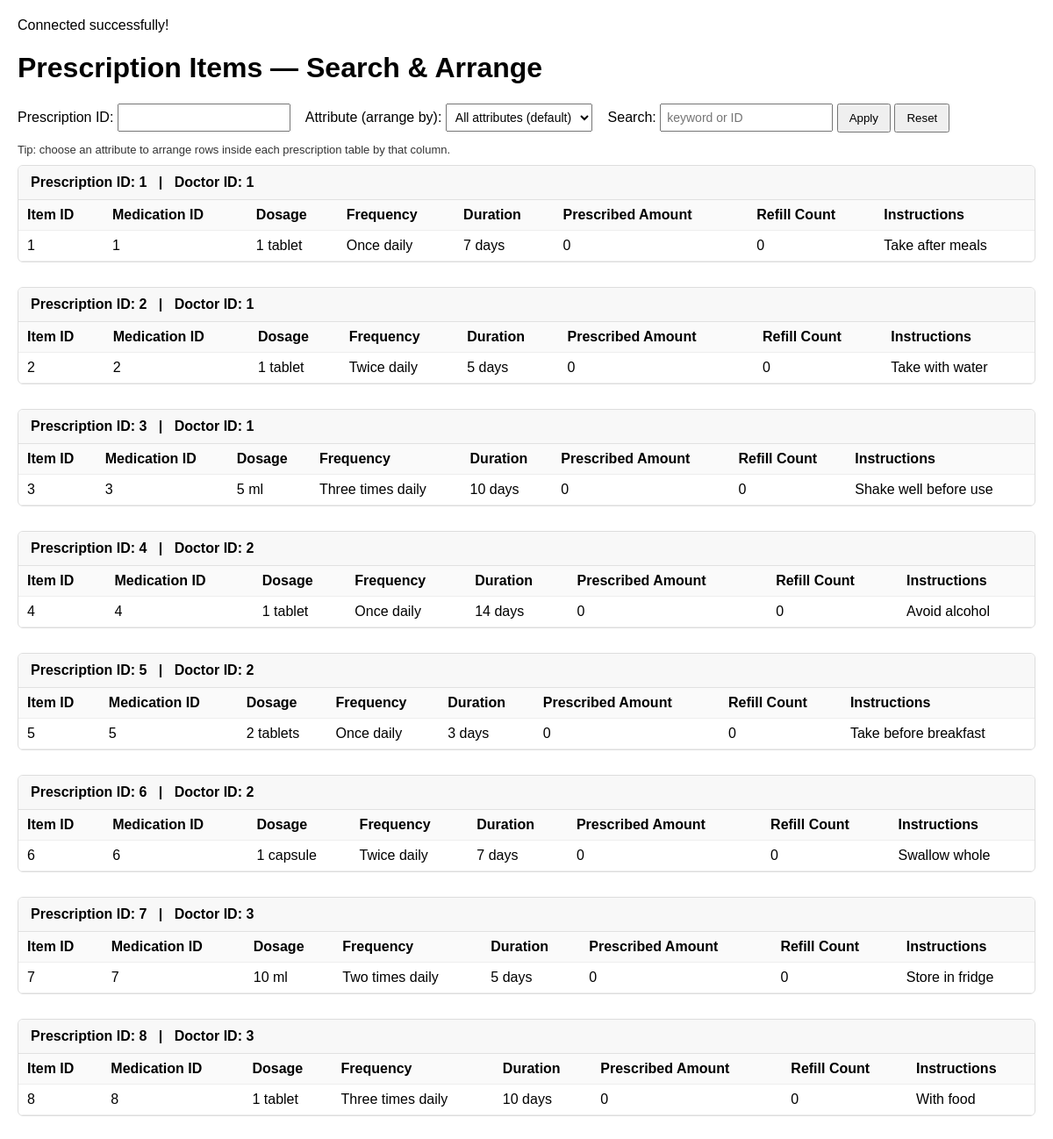
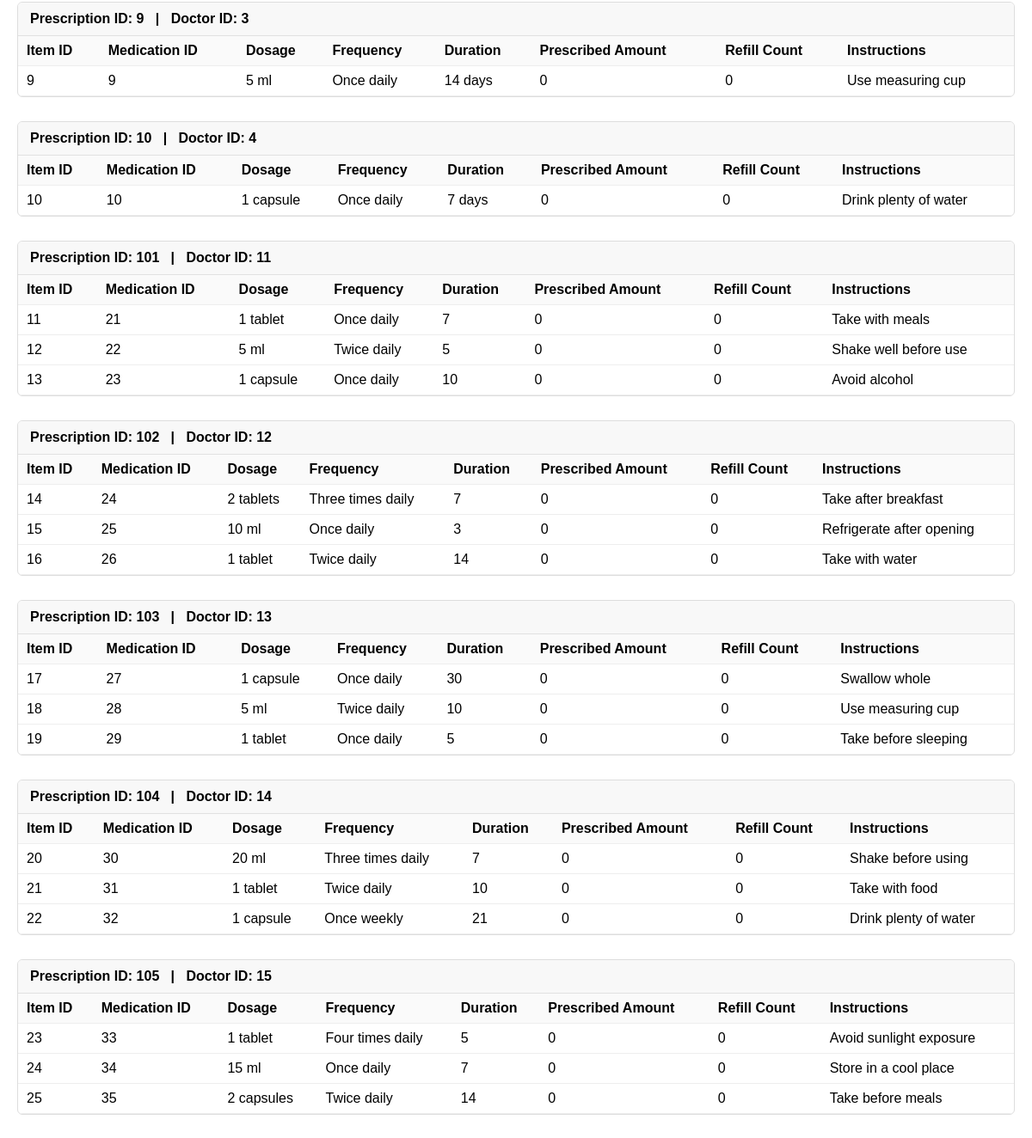
Screenshot of /patient/temp.php with the database file from the repository (2 pictures, top to bottom).
### tables this page shows
CREATE TABLE `prescriptionitem` (
  `doctorID` int(11) NOT NULL,
  `prescriptionItemID` int(11) NOT NULL,
  `prescriptionID` int(11) NOT NULL,
  `medicationID` int(11) NOT NULL,
  `dosage` text NOT NULL,
  `frequency` text NOT NULL,
  `duration` text NOT NULL,
  `prescribed_amount` int(11) NOT NULL,
  `refill_count` int(11) NOT NULL,
  `instructions` text NOT NULL
);

### patient/temp.php (the view, shortened to what this page needs)
<?php
require_once __DIR__ . '/../includes/db_connect.php';
$prescriptionID = null;
if ($_SERVER['REQUEST_METHOD'] === 'POST') {
    $prescriptionID = isset($_POST['prescriptionID']) && $_POST['prescriptionID'] !== '' ? intval($_POST['prescriptionID']) : null;
    $q = isset($_POST['q']) ? trim($_POST['q']) : '';
    $attr = isset($_POST['attr']) ? $_POST['attr'] : 'all';
} else {
    $prescriptionID = isset($_GET['prescriptionID']) && $_GET['prescriptionID'] !== '' ? intval($_GET['prescriptionID']) : null;
    $q = isset($_GET['q']) ? trim($_GET['q']) : '';
    $attr = isset($_GET['attr']) ? $_GET['attr'] : 'all';
}
$select = "doctorID, prescriptionItemID, prescriptionID, medicationID, dosage, frequency, duration, prescribed_amount, refill_count, instructions";
$sql = "SELECT $select FROM prescriptionitem";
$orderClause = '';
if ($attr !== 'all') {
    $orderByColumn = $attr;
    if (in_array($orderByColumn, ['dosage', 'frequency', 'duration', 'prescribed_amount', 'refill_count', 'instructions'])) {
        $orderClause = "ORDER BY prescriptionID ASC, $orderByColumn COLLATE utf8mb4_general_ci ASC, prescriptionItemID ASC";
    } else {
        $orderClause = "ORDER BY prescriptionID ASC, $orderByColumn ASC, prescriptionItemID ASC";
    }
} else {
    $orderClause = "ORDER BY prescriptionID ASC, prescriptionItemID ASC";
}
$sql .= ' ' . $orderClause;
$stmt = $conn->prepare($sql);
if (!$stmt->execute()) {
    die("Execute failed: " . htmlspecialchars($stmt->error));
}
$result = $stmt->get_result();
?>
<!doctype html>
<html lang="en">
<head>
</head>
<body>
<h1>Prescription Items — Search & Arrange</h1>
<form method="POST" class="controls">
    <label for="prescriptionID">Prescription ID:</label>
    <input type="number" name="prescriptionID" id="prescriptionID" value="<?php echo htmlspecialchars($prescriptionID ?? '') ?>" min="1">
    <label for="attr">Attribute (arrange by):</label>
    <select name="attr" id="attr">
        <option value="all"<?php echo ($attr === 'all') ? ' selected' : '' ?>>All attributes (default)</option>
    </select>
    <label for="q">Search:</label>
    <input type="text" name="q" id="q" placeholder="keyword or ID" value="<?php echo htmlspecialchars($q) ?>">
    <button type="submit">Apply</button>
    <button type="button" onclick="document.getElementById('resetForm').submit();">Reset</button>
</form>
<div class="note">
    Tip: choose an attribute to arrange rows inside each prescription table by that column.
</div>
<?php
$currentPrescription = null;
while ($row = $result->fetch_assoc()) {
    $doctorID = $row['doctorID'];
    $prescriptionItemID = $row['prescriptionItemID'];
    $prescriptionID = $row['prescriptionID'];
    $medicationID = $row['medicationID'];
    $dosage = $row['dosage'];
    $frequency = $row['frequency'];
    $duration = $row['duration'];
    $prescribed_amount = $row['prescribed_amount'];
    $refill_count = $row['refill_count'];
    $instructions = $row['instructions'];
    if ($currentPrescription !== $prescriptionID) {
        if ($currentPrescription !== null) {
            echo "</tbody></table></div>\n";
        }
        $currentPrescription = $prescriptionID;
        echo '<div class="prescription">';
        echo '<h2>Prescription ID: ' . htmlspecialchars($prescriptionID) . ' &nbsp; | &nbsp; Doctor ID: ' . htmlspecialchars($doctorID) . '</h2>';
        echo '<table><thead><tr>
                <th>Item ID</th>
                <th>Medication ID</th>
                <th>Dosage</th>
                <th>Frequency</th>
                <th>Duration</th>
                <th>Prescribed Amount</th>
                <th>Refill Count</th>
                <th>Instructions</th>
              </tr></thead><tbody>';
    }
    echo '<tr>';
    echo '<td>' . htmlspecialchars($prescriptionItemID) . '</td>';
    echo '<td>' . htmlspecialchars($medicationID) . '</td>';
    echo '<td>' . htmlspecialchars($dosage) . '</td>';
    echo '<td>' . htmlspecialchars($frequency) . '</td>';
    echo '<td>' . htmlspecialchars($duration) . '</td>';
    echo '<td>'. htmlspecialchars($prescribed_amount) . '</td>';
    echo '<td>' . htmlspecialchars($refill_count) . '</td>';
    echo '<td>' . nl2br(htmlspecialchars($instructions)) . '</td>';
    echo '</tr>';
}
if ($currentPrescription !== null) {
    echo "</tbody></table></div>\n";
}
?>
</body>
</html>

### patient/temp.php (style rules this page uses)
body { font-family: Arial, sans-serif; margin: 20px; }
form { margin-bottom: 16px; }
input[type="text"], input[type="number"], select { padding: 6px; font-size: 14px; }
button { padding: 7px 12px; }
.prescription { margin-bottom: 28px; border: 1px solid #ddd; border-radius: 6px; overflow: hidden; }
.prescription h2 { margin: 0; padding: 10px 14px; background:#f8f8f8; border-bottom:1px solid #e1e1e1; font-size:16px; }
table { width:100%; border-collapse: collapse; }
th, td { padding: 8px 10px; border-bottom: 1px solid #eee; text-align: left; }
th { background: #fafafa; font-weight: 600; }
.controls { margin-bottom: 12px; }
.note { font-size: 13px; color:#333; margin-bottom:10px; }

### rows the page displays
prescriptionitem: prescriptionID "1", doctorID "1", prescriptionItemID "1", medicationID "1", dosage "1 tablet", frequency "Once daily", duration "7 days", prescribed_amount "0", refill_count "0", instructions "Take after meals"
prescriptionitem: prescriptionID "2", doctorID "1", prescriptionItemID "2", medicationID "2", dosage "1 tablet", frequency "Twice daily", duration "5 days", prescribed_amount "0", refill_count "0", instructions "Take with water"
prescriptionitem: prescriptionID "3", doctorID "1", prescriptionItemID "3", medicationID "3", dosage "5 ml", frequency "Three times daily", duration "10 days", prescribed_amount "0", refill_count "0", instructions "Shake well before use"
prescriptionitem: prescriptionID "4", doctorID "2", prescriptionItemID "4", medicationID "4", dosage "1 tablet", frequency "Once daily", duration "14 days", prescribed_amount "0", refill_count "0", instructions "Avoid alcohol"
prescriptionitem: prescriptionID "5", doctorID "2", prescriptionItemID "5", medicationID "5", dosage "2 tablets", frequency "Once daily", duration "3 days", prescribed_amount "0", refill_count "0", instructions "Take before breakfast"
prescriptionitem: prescriptionID "6", doctorID "2", prescriptionItemID "6", medicationID "6", dosage "1 capsule", frequency "Twice daily", duration "7 days", prescribed_amount "0", refill_count "0", instructions "Swallow whole"
prescriptionitem: prescriptionID "7", doctorID "3", prescriptionItemID "7", medicationID "7", dosage "10 ml", frequency "Two times daily", duration "5 days", prescribed_amount "0", refill_count "0", instructions "Store in fridge"
prescriptionitem: prescriptionID "8", doctorID "3", prescriptionItemID "8", medicationID "8", dosage "1 tablet", frequency "Three times daily", duration "10 days", prescribed_amount "0", refill_count "0", instructions "With food"
prescriptionitem: prescriptionID "9", doctorID "3", prescriptionItemID "9", medicationID "9", dosage "5 ml", frequency "Once daily", duration "14 days", prescribed_amount "0", refill_count "0", instructions "Use measuring cup"
prescriptionitem: prescriptionID "10", doctorID "4", prescriptionItemID "10", medicationID "10", dosage "1 capsule", frequency "Once daily", duration "7 days", prescribed_amount "0", refill_count "0", instructions "Drink plenty of water"
prescriptionitem: prescriptionID "101", doctorID "11", prescriptionItemID "11", medicationID "21", dosage "1 tablet", frequency "Once daily", duration "7", prescribed_amount "0", refill_count "0", instructions "Take with meals"
prescriptionitem: prescriptionItemID "12", medicationID "22", dosage "5 ml", frequency "Twice daily", duration "5", prescribed_amount "0", refill_count "0", instructions "Shake well before use"
prescriptionitem: prescriptionItemID "13", medicationID "23", dosage "1 capsule", frequency "Once daily", duration "10", prescribed_amount "0", refill_count "0", instructions "Avoid alcohol"
prescriptionitem: prescriptionID "102", doctorID "12", prescriptionItemID "14", medicationID "24", dosage "2 tablets", frequency "Three times daily", duration "7", prescribed_amount "0", refill_count "0", instructions "Take after breakfast"
prescriptionitem: prescriptionItemID "15", medicationID "25", dosage "10 ml", frequency "Once daily", duration "3", prescribed_amount "0", refill_count "0", instructions "Refrigerate after opening"
prescriptionitem: prescriptionItemID "16", medicationID "26", dosage "1 tablet", frequency "Twice daily", duration "14", prescribed_amount "0", refill_count "0", instructions "Take with water"
prescriptionitem: prescriptionID "103", doctorID "13", prescriptionItemID "17", medicationID "27", dosage "1 capsule", frequency "Once daily", duration "30", prescribed_amount "0", refill_count "0", instructions "Swallow whole"
prescriptionitem: prescriptionItemID "18", medicationID "28", dosage "5 ml", frequency "Twice daily", duration "10", prescribed_amount "0", refill_count "0", instructions "Use measuring cup"
prescriptionitem: prescriptionItemID "19", medicationID "29", dosage "1 tablet", frequency "Once daily", duration "5", prescribed_amount "0", refill_count "0", instructions "Take before sleeping"
prescriptionitem: prescriptionID "104", doctorID "14", prescriptionItemID "20", medicationID "30", dosage "20 ml", frequency "Three times daily", duration "7", prescribed_amount "0", refill_count "0", instructions "Shake before using"
prescriptionitem: prescriptionItemID "21", medicationID "31", dosage "1 tablet", frequency "Twice daily", duration "10", prescribed_amount "0", refill_count "0", instructions "Take with food"
prescriptionitem: prescriptionItemID "22", medicationID "32", dosage "1 capsule", frequency "Once weekly", duration "21", prescribed_amount "0", refill_count "0", instructions "Drink plenty of water"
prescriptionitem: prescriptionID "105", doctorID "15", prescriptionItemID "23", medicationID "33", dosage "1 tablet", frequency "Four times daily", duration "5", prescribed_amount "0", refill_count "0", instructions "Avoid sunlight exposure"
prescriptionitem: prescriptionItemID "24", medicationID "34", dosage "15 ml", frequency "Once daily", duration "7", prescribed_amount "0", refill_count "0", instructions "Store in a cool place"
prescriptionitem: prescriptionItemID "25", medicationID "35", dosage "2 capsules", frequency "Twice daily", duration "14", prescribed_amount "0", refill_count "0", instructions "Take before meals"
